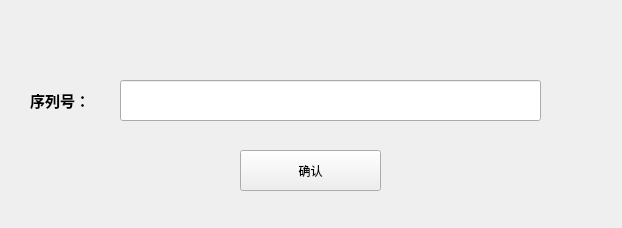
<?xml version="1.0" encoding="UTF-8"?>
<ui version="4.0">
 <class>newProdInfo</class>
 <widget class="QWidget" name="newProdInfo">
  <property name="geometry">
   <rect>
    <x>0</x>
    <y>0</y>
    <width>622</width>
    <height>228</height>
   </rect>
  </property>
  <property name="windowTitle">
   <string>Form</string>
  </property>
  <widget class="QLabel" name="label">
   <property name="geometry">
    <rect>
     <x>30</x>
     <y>80</y>
     <width>101</width>
     <height>41</height>
    </rect>
   </property>
   <property name="font">
    <font>
     <family>Agency FB</family>
     <pointsize>11</pointsize>
     <weight>75</weight>
     <bold>true</bold>
    </font>
   </property>
   <property name="text">
    <string>序列号：</string>
   </property>
  </widget>
  <widget class="QPushButton" name="confirmBtn">
   <property name="geometry">
    <rect>
     <x>240</x>
     <y>150</y>
     <width>141</width>
     <height>41</height>
    </rect>
   </property>
   <property name="text">
    <string>确认</string>
   </property>
  </widget>
  <widget class="QLineEdit" name="seriesNum">
   <property name="geometry">
    <rect>
     <x>120</x>
     <y>80</y>
     <width>421</width>
     <height>41</height>
    </rect>
   </property>
  </widget>
 </widget>
 <resources/>
 <connections/>
</ui>
